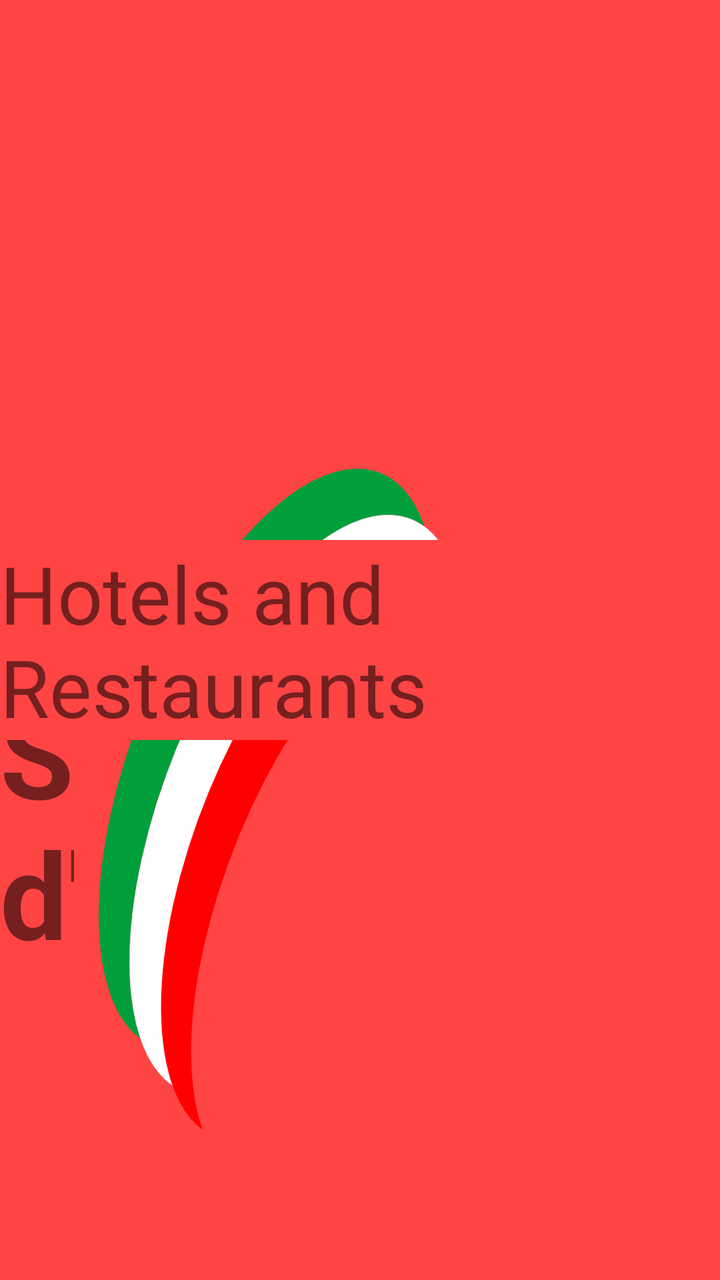
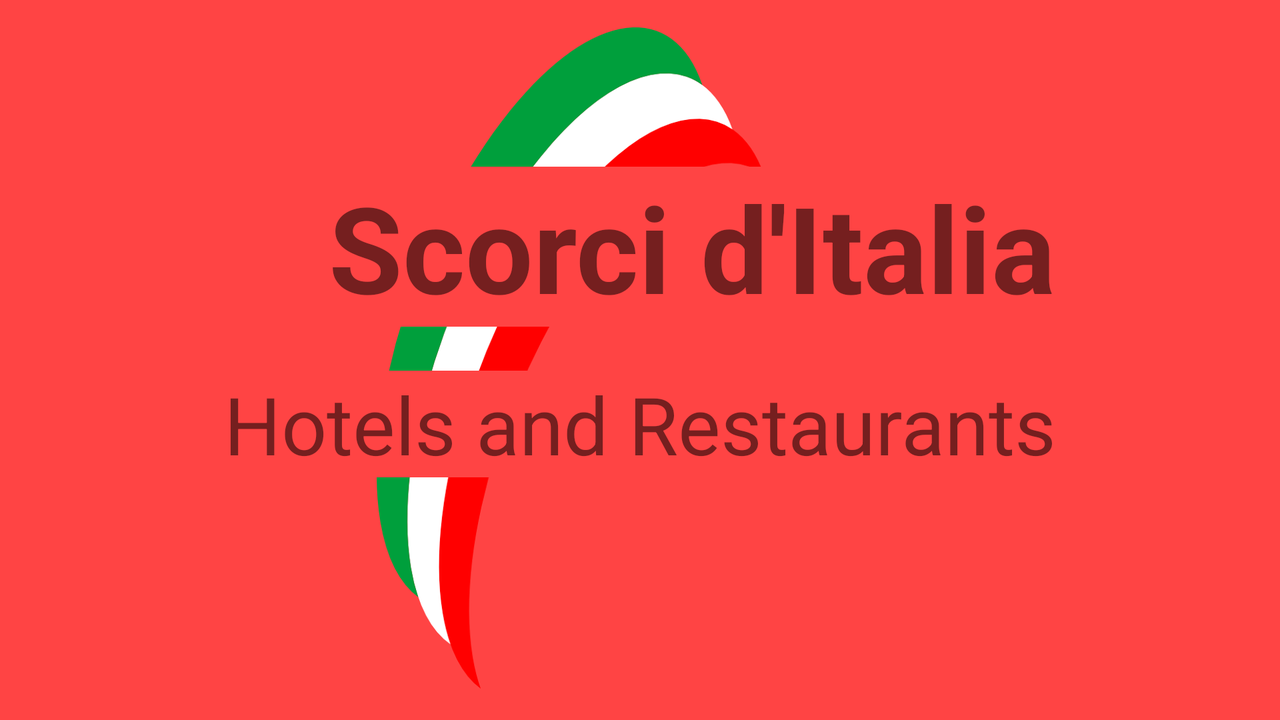

An Android layout and its configuration variant, each rendered on a device that would load it. The default file and the variant file are quoted in full after the pictures.
<!-- AndroidManifest.xml: application theme AppTheme -->
<!-- res/layout/splash_screen.xml -->
<?xml version="1.0" encoding="utf-8"?>
<RelativeLayout xmlns:android="http://schemas.android.com/apk/res/android"
    android:layout_width="match_parent"
    android:layout_height="match_parent"
    android:orientation="vertical" >

    <TextView
        android:id="@+id/textView1"
        android:layout_width="wrap_content"
        android:layout_height="wrap_content"
        android:layout_alignParentTop="true"
        android:layout_alignRight="@+id/textView2"
        android:layout_marginTop="336dp"
        android:text="@string/title"
        android:textSize="60sp"
        android:textStyle="bold" />

    <ImageView
        android:id="@+id/imageView1"
        android:layout_width="wrap_content"
        android:layout_height="wrap_content"
        android:layout_alignParentLeft="true"
        android:layout_alignParentTop="true"
        android:layout_marginLeft="37dp"
        android:layout_marginTop="226dp"
        android:src="@drawable/flag" />

    <TextView
        android:id="@+id/textView2"
        android:layout_width="wrap_content"
        android:layout_height="wrap_content"
        android:layout_alignParentRight="true"
        android:layout_centerVertical="true"
        android:layout_marginRight="38dp"
        android:text="@string/subtitle"
        android:textSize="40sp" />

</RelativeLayout>
<!-- resources referenced by this layout -->
<resources>
  <!-- drawable flag: png bitmap (drawable-xxhdpi, 42249 bytes) -->
  <string name="subtitle">Hotels and Restaurants</string>
  <string name="title">Scorci d\'Italia</string>
  <style name="AppTheme" parent="AppBaseTheme">
          
      </style>
  <style name="AppBaseTheme" parent="Theme.AppCompat.Light">
          
          <item name="android:background">@color/red</item>
      </style>
  <item name="red" type="color">#FFFF4444</item>
</resources>
<!-- res/layout-land/splash_screen.xml (the repository's variant of the layout above) -->
<!-- drawn on the phone turned sideways -->
<?xml version="1.0" encoding="utf-8"?>
<RelativeLayout xmlns:android="http://schemas.android.com/apk/res/android"
    android:layout_width="match_parent"
    android:layout_height="match_parent"
    android:orientation="vertical" >

    <ImageView
        android:id="@+id/imageView1"
        android:layout_width="wrap_content"
        android:layout_height="wrap_content"
        android:layout_alignParentLeft="true"
        android:layout_centerVertical="true"
        android:layout_marginLeft="176dp"
        android:src="@drawable/flag" />

    <TextView
        android:id="@+id/textView1"
        android:layout_width="wrap_content"
        android:layout_height="wrap_content"
        android:layout_above="@+id/textView2"
        android:layout_alignRight="@+id/textView2"
        android:layout_marginBottom="22dp"
        android:text="@string/title"
        android:textSize="60sp"
        android:textStyle="bold" />

    <TextView
        android:id="@+id/textView2"
        android:layout_width="wrap_content"
        android:layout_height="wrap_content"
        android:layout_alignBottom="@+id/imageView1"
        android:layout_centerHorizontal="true"
        android:layout_marginBottom="116dp"
        android:text="@string/subtitle"
        android:textSize="40sp" />

</RelativeLayout>
